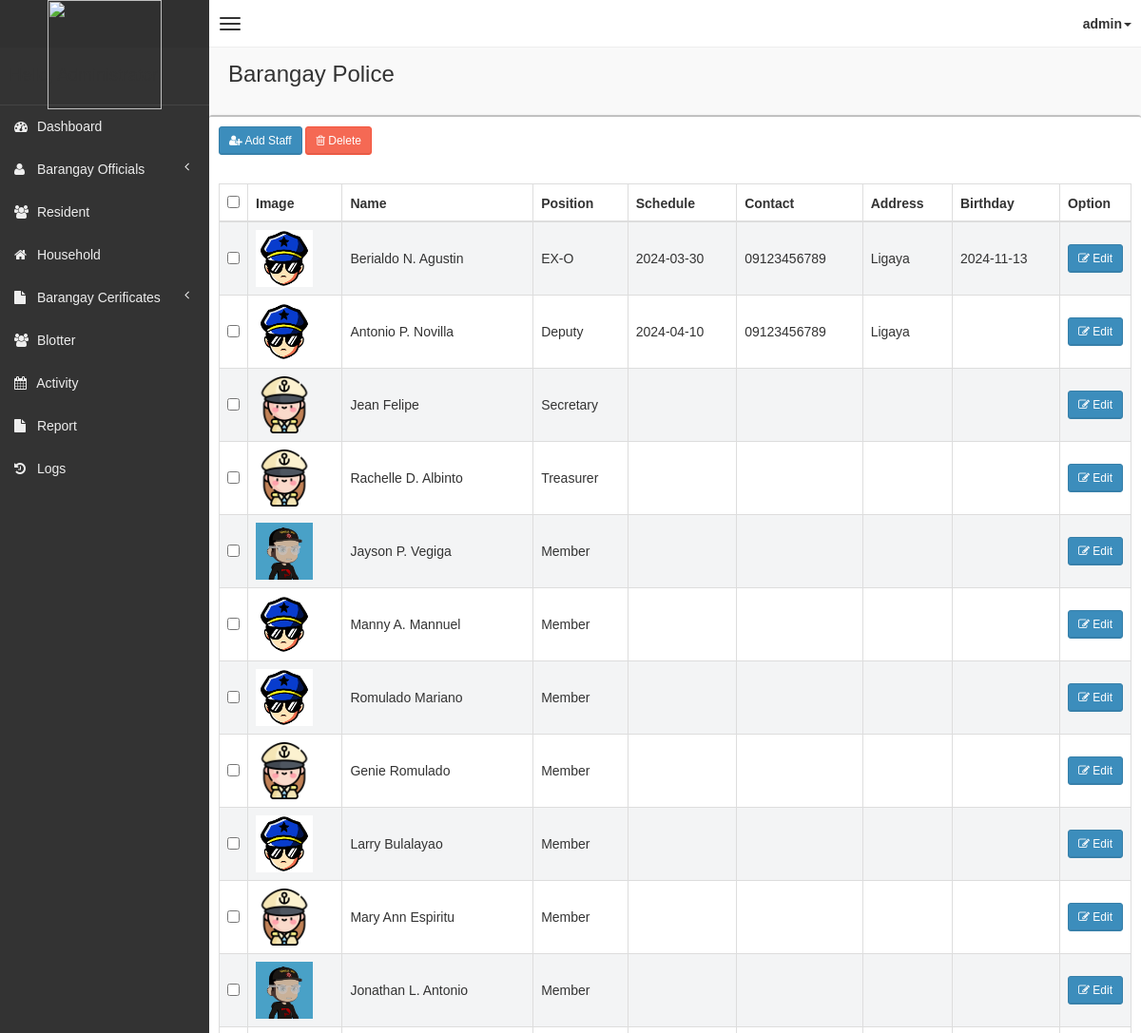
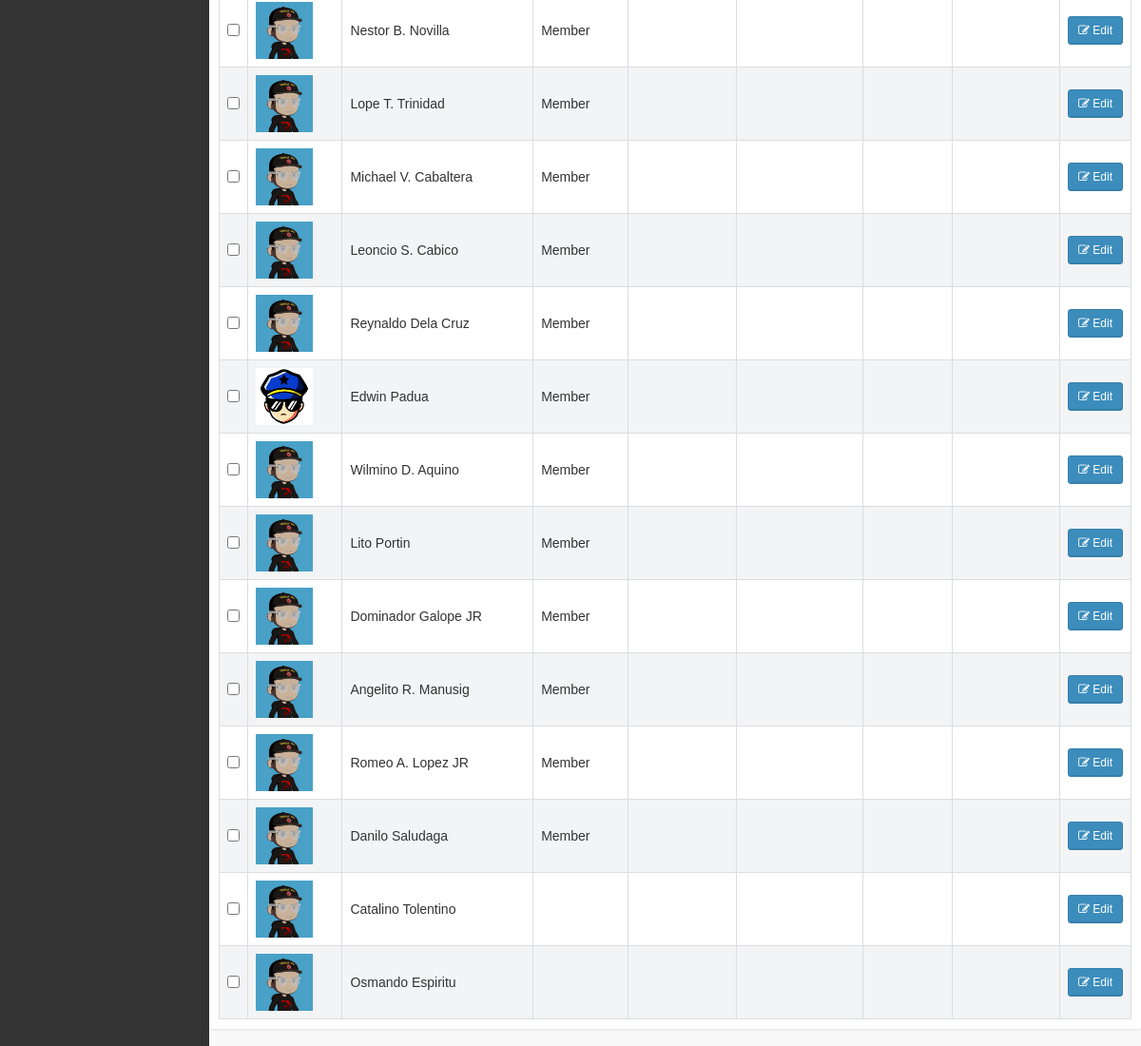
Screenshot of /pages/tanod/tanod.php (signed in) with the database file from the repository (2 pictures, top to bottom).
### tables this page shows
CREATE TABLE `tbltanod` (
  `id` int(11) NOT NULL,
  `fname` varchar(100) NOT NULL,
  `mname` varchar(100) NOT NULL,
  `lname` varchar(100) NOT NULL,
  `position` varchar(100) NOT NULL,
  `sched` varchar(100) NOT NULL,
  `contact` varchar(15) NOT NULL,
  `address` varchar(100) NOT NULL,
  `bday` varchar(15) NOT NULL,
  `image` text NOT NULL
);

### pages/tanod/tanod.php (the view, shortened to what this page needs)
<!DOCTYPE html>
<body>
    <?php
    if (!isset($_SESSION['role'])) {
        header("Location: ../../login.php");
    } else {
        include('../head_css.php');
    }
    ?>
    <body class="skin-black">
        <?php
        include "../connection.php";
        ?>
        <?php include('../header.php'); ?>
        <div class="wrapper row-offcanvas row-offcanvas-left">
            <?php include('../sidebar-left.php'); ?>
            <aside class="right-side">
                <section class="content-header">
                    <h1>
                        Barangay Police
                    </h1>
                </section>
                <?php
                if (!isset($_GET['resident'])) {
                ?>
                    <section class="content">
                        <div class="row">
                            <div class="box">
                                <div class="box-header">
                                    <div style="padding:10px;">
                                        <button class="btn btn-primary btn-sm" data-toggle="modal" data-target="#addCourseModal"><i class="fa fa-user-plus" aria-hidden="true"></i> Add Staff</button>
                                        <?php
                                        if (!isset($_SESSION['staff'])) {
                                        ?>
                                            <button class="btn btn-danger btn-sm" data-toggle="modal" data-target="#deleteModal"><i class="fa fa-trash-o" aria-hidden="true"></i> Delete</button>
                                        <?php
                                        }
                                        ?>
                                    </div>
                                </div>
                                <div class="box-body table-responsive">
                                    <form method="post" enctype="multipart/form-data">
                                        <table id="table" class="table table-bordered table-striped">
                                            <thead>
                                                <tr>
                                                    <th style="width: 20px !important;"><input type="checkbox" name="chk_delete[]" class="cbxMain" onchange="checkMain(this)" /></th>
                                                    <th>Image</th>
                                                    <th>Name</th>
                                                    <th>Position</th>
                                                    <th>Schedule</th>
                                                    <th>Contact</th>
                                                    <th>Address</th>
                                                    <th>Birthday</th>
                                                    <th style="width: 40px !important;">Option</th>
                                                </tr>
                                            </thead>
                                            <tbody>
                                                <?php
                                                if (!isset($_SESSION['staff'])) {
                                                    $squery = mysqli_query($con, "SELECT id, fname, mname, lname, position, sched, contact, address, bday, image FROM  tbltanod");
                                                    while ($row = mysqli_fetch_array($squery)) {
                                                        echo '
                                                <tr>
                                                    <td><input type="checkbox" name="chk_delete[]" class="chk_delete" value="' . $row['id'] . '" /></td>
                                                    <td><img src="image/' . $row['image'] . '" style="width:60px;height:60px;"/></td>
                                                    <td>' . $row['fname'] . ' ' . $row['mname'] . ' ' . $row['lname'] . '</td>
                                                    <td>' . $row['position'] . '</td>
                                                    <td>' . $row['sched'] . '</td>
                                                    <td>' . $row['contact'] . '</td>
                                                    <td>' . $row['address'] . '</td>
                                                    <td>' . $row['bday'] . '</td>
                                                    <td><button class="btn btn-primary btn-sm" data-target="#editModal' . $row['id'] . '" data-toggle="modal"><i class="fa fa-pencil-square-o" aria-hidden="true"></i> Edit</button></td>
                                                </tr>
                                                ';
                                                    }
                                                }
                                                ?>
                                            </tbody>
                                        </table>
                                    </form>
                                </div>
                            </div>
                        </div>
                    </section>
                <?php
                }
                ?>
            </aside>
        </div>
    </body>
    </html>

### css/AdminLTE.css (style rules this page uses)
html, body { overflow-x: hidden !important; font-family: "Source Sans Pro", sans-serif; -webkit-font-smoothing: antialiased; min-height: 100%; background: #f9f9f9; }
.wrapper { min-height: 100%; }
.wrapper:before, .wrapper:after { display: table; content: " "; }
.wrapper:after { clear: both; }
.right-side, .left-side { min-height: 100%; display: block; }
.right-side { background-color: #f9f9f9; margin-left: 220px; }
.content { padding: 20px 15px; background: #f9f9f9; }
h1, h2, h3, h4, h5, h6, .h1, .h2, .h3, .h4, .h5, .h6 { font-family: "Source Sans Pro", sans-serif; }
img { max-width: 100%important; }
.table-striped > tbody > tr:nth-child(odd) > td, .table-striped > tbody > tr:nth-child(odd) > th { background-color: #f3f4f5; }
.right-side > .content-header { position: relative; padding: 15px 15px 10px 20px; }
.right-side > .content-header > h1 { margin: 0; font-size: 24px; }
.box { position: relative; background: #ffffff; border-top: 2px solid #c1c1c1; margin-bottom: 20px; -webkit-border-radius: 3px; -moz-border-radius: 3px; border-radius: 3px; width: 100%; box-shadow: 0px 1px 3px rgba(0, 0, 0, 0.1); }
.box .box-header { position: relative; -webkit-border-top-left-radius: 3px; -webkit-border-top-right-radius: 3px; -webkit-border-bottom-right-radius: 0; -webkit-border-bottom-left-radius: 0; -moz-border-radius-topleft: 3px; -moz-border-radius-topright: 3px; -moz-border-radius-bottomright: 0; -moz-border-radius-bottomleft: 0; border-top-left-radius: 3px; border-top-right-radius: 3px; border-bottom-right-radius: 0; border-bottom-left-radius: 0; border-bottom: 0px solid #f4f4f4; color: #444; padding-bottom: 10px; }
.box .box-header:before, .box .box-header:after { display: table; content: " "; }
.box .box-header:after { clear: both; }
.box .box-body { padding: 10px; -webkit-border-top-left-radius: 0; -webkit-border-top-right-radius: 0; -webkit-border-bottom-right-radius: 3px; -webkit-border-bottom-left-radius: 3px; -moz-border-radius-topleft: 0; -moz-border-radius-topright: 0; -moz-border-radius-bottomright: 3px; -moz-border-radius-bottomleft: 3px; border-top-left-radius: 0; border-top-right-radius: 0; border-bottom-right-radius: 3px; border-bottom-left-radius: 3px; }
.box .box-body .table { margin-bottom: 0; }
.btn { font-weight: 500; -webkit-border-radius: 3px; -moz-border-radius: 3px; border-radius: 3px; border: 1px solid transparent; -webkit-box-shadow: inset 0px -2px 0px 0px rgba(0, 0, 0, 0.09); -moz-box-shadow: inset 0px -2px 0px 0px rgba(0, 0, 0, 0.09); box-shadow: inset 0px -1px 0px 0px rgba(0, 0, 0, 0.09); }
.btn.btn-primary { background-color: #3c8dbc; border-color: #367fa9; }
.btn.btn-danger { background-color: #f56954; border-color: #f4543c; }
.btn.btn-sm { font-size: 12px; }
.skin-black .right-side > .content-header { background: transparent; box-shadow: none; }

### rows the page displays
tbltanod: image (picture), fname "Berialdo", mname "N.", lname "Agustin", position "EX-O", sched "2024-03-30", contact "09123456789", address "Ligaya", bday "2024-11-13"
tbltanod: image (picture), fname "Antonio", mname "P.", lname "Novilla", position "Deputy", sched "2024-04-10", contact "09123456789", address "Ligaya"
tbltanod: image (picture), fname "Jean", lname "Felipe", position "Secretary"
tbltanod: image (picture), fname "Rachelle", mname "D.", lname "Albinto", position "Treasurer"
tbltanod: image (picture), fname "Jayson", mname "P.", lname "Vegiga", position "Member"
tbltanod: image (picture), fname "Manny", mname "A.", lname "Mannuel", position "Member"
tbltanod: image (picture), fname "Romulado", lname "Mariano", position "Member"
tbltanod: image (picture), fname "Genie", lname "Romulado", position "Member"
tbltanod: image (picture), fname "Larry", lname "Bulalayao", position "Member"
tbltanod: image (picture), fname "Mary Ann", lname "Espiritu", position "Member"
tbltanod: image (picture), fname "Jonathan", mname "L.", lname "Antonio", position "Member"
tbltanod: image (picture), fname "Nestor", mname "B.", lname "Novilla", position "Member"
tbltanod: image (picture), fname "Lope", mname "T.", lname "Trinidad", position "Member"
tbltanod: image (picture), fname "Michael", mname "V.", lname "Cabaltera", position "Member"
tbltanod: image (picture), fname "Leoncio", mname "S.", lname "Cabico", position "Member"
tbltanod: image (picture), fname "Reynaldo", lname "Dela Cruz", position "Member"
tbltanod: image (picture), fname "Edwin", lname "Padua", position "Member"
tbltanod: image (picture), fname "Wilmino", mname "D.", lname "Aquino", position "Member"
tbltanod: image (picture), fname "Lito", lname "Portin", position "Member"
tbltanod: image (picture), fname "Dominador", lname "Galope JR", position "Member"
tbltanod: image (picture), fname "Angelito", mname "R.", lname "Manusig", position "Member"
tbltanod: image (picture), fname "Romeo", mname "A.", lname "Lopez JR", position "Member"
tbltanod: image (picture), fname "Danilo", lname "Saludaga", position "Member"
tbltanod: image (picture), fname "Catalino", lname "Tolentino"
tbltanod: image (picture), fname "Osmando", lname "Espiritu"

### other values shown
$_SESSION['username'] "admin"
